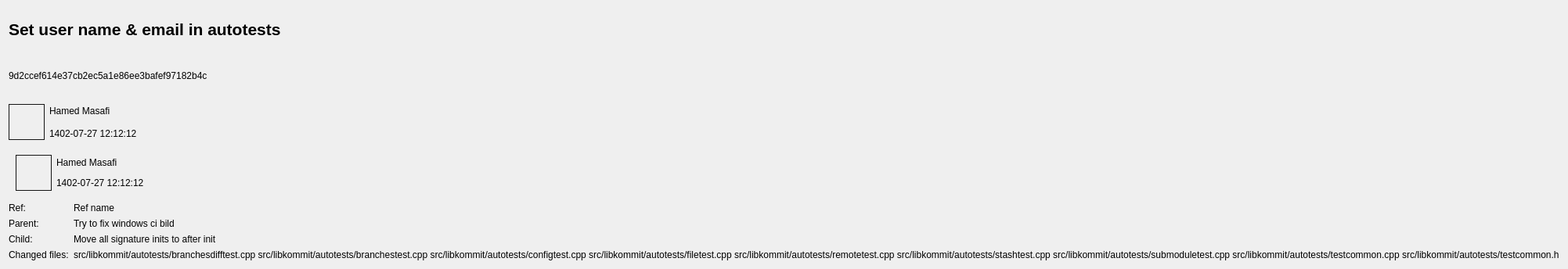
<?xml version="1.0" encoding="UTF-8"?>
<ui version="4.0">
 <class>CommitDetails</class>
 <widget class="QWidget" name="CommitDetails">
  <property name="geometry">
   <rect>
    <x>0</x>
    <y>0</y>
    <width>675</width>
    <height>344</height>
   </rect>
  </property>
  <property name="windowTitle">
   <string>Form</string>
  </property>
  <layout class="QVBoxLayout" name="verticalLayout_2">
   <item>
    <widget class="QLabel" name="labelCommitSubject">
     <property name="font">
      <font>
       <pointsize>16</pointsize>
       <bold>true</bold>
      </font>
     </property>
     <property name="text">
      <string>Set user name &amp; email in autotests</string>
     </property>
     <property name="textInteractionFlags">
      <set>Qt::LinksAccessibleByMouse|Qt::TextSelectableByMouse</set>
     </property>
    </widget>
   </item>
   <item>
    <widget class="QLabel" name="labelCommitHash">
     <property name="text">
      <string>9d2ccef614e37cb2ec5a1e86ee3bafef97182b4c</string>
     </property>
     <property name="textInteractionFlags">
      <set>Qt::LinksAccessibleByMouse|Qt::TextSelectableByMouse</set>
     </property>
    </widget>
   </item>
   <item>
    <widget class="QWidget" name="widgetAuthorInfo" native="true">
     <layout class="QHBoxLayout" name="horizontalLayout_2">
      <property name="leftMargin">
       <number>0</number>
      </property>
      <property name="topMargin">
       <number>0</number>
      </property>
      <property name="rightMargin">
       <number>0</number>
      </property>
      <property name="bottomMargin">
       <number>0</number>
      </property>
      <item>
       <widget class="QLabel" name="label_4">
        <property name="minimumSize">
         <size>
          <width>46</width>
          <height>46</height>
         </size>
        </property>
        <property name="maximumSize">
         <size>
          <width>46</width>
          <height>46</height>
         </size>
        </property>
        <property name="styleSheet">
         <string notr="true">border: 1px solid rgb(20, 20, 20);</string>
        </property>
        <property name="text">
         <string/>
        </property>
       </widget>
      </item>
      <item>
       <layout class="QVBoxLayout" name="verticalLayout_3">
        <item>
         <widget class="QLabel" name="labelAuthor">
          <property name="text">
           <string>Hamed Masafi &lt;hamed.masafi@gmail.com&gt;</string>
          </property>
          <property name="textInteractionFlags">
           <set>Qt::LinksAccessibleByMouse|Qt::TextSelectableByMouse</set>
          </property>
         </widget>
        </item>
        <item>
         <widget class="QLabel" name="labelAuthTime">
          <property name="text">
           <string>1402-07-27 12:12:12</string>
          </property>
          <property name="textInteractionFlags">
           <set>Qt::LinksAccessibleByMouse|Qt::TextSelectableByMouse</set>
          </property>
         </widget>
        </item>
       </layout>
      </item>
     </layout>
    </widget>
   </item>
   <item>
    <widget class="QWidget" name="widgetCommitterInfo" native="true">
     <layout class="QHBoxLayout" name="horizontalLayout">
      <item>
       <widget class="QLabel" name="label_3">
        <property name="minimumSize">
         <size>
          <width>46</width>
          <height>46</height>
         </size>
        </property>
        <property name="maximumSize">
         <size>
          <width>46</width>
          <height>46</height>
         </size>
        </property>
        <property name="styleSheet">
         <string notr="true">border: 1px solid rgb(20, 20, 20);</string>
        </property>
        <property name="text">
         <string/>
        </property>
       </widget>
      </item>
      <item>
       <layout class="QVBoxLayout" name="verticalLayout">
        <item>
         <widget class="QLabel" name="labelCommitter">
          <property name="text">
           <string>Hamed Masafi &lt;hamed.masafi@gmail.com&gt;</string>
          </property>
          <property name="textInteractionFlags">
           <set>Qt::LinksAccessibleByMouse|Qt::TextSelectableByMouse</set>
          </property>
         </widget>
        </item>
        <item>
         <widget class="QLabel" name="labelCommitTime">
          <property name="text">
           <string>1402-07-27 12:12:12</string>
          </property>
          <property name="textInteractionFlags">
           <set>Qt::LinksAccessibleByMouse|Qt::TextSelectableByMouse</set>
          </property>
         </widget>
        </item>
       </layout>
      </item>
     </layout>
    </widget>
   </item>
   <item>
    <layout class="QFormLayout" name="formLayout">
     <item row="0" column="0">
      <widget class="QLabel" name="labelRefType">
       <property name="text">
        <string>Ref:</string>
       </property>
      </widget>
     </item>
     <item row="0" column="1">
      <widget class="QLabel" name="labelRefName">
       <property name="text">
        <string>Ref name</string>
       </property>
      </widget>
     </item>
     <item row="1" column="0">
      <widget class="QLabel" name="label_6">
       <property name="text">
        <string>Parent:</string>
       </property>
      </widget>
     </item>
     <item row="1" column="1">
      <widget class="QLabel" name="labelParent">
       <property name="text">
        <string>Try to fix windows ci bild </string>
       </property>
       <property name="textInteractionFlags">
        <set>Qt::LinksAccessibleByMouse|Qt::TextSelectableByMouse</set>
       </property>
      </widget>
     </item>
     <item row="2" column="0">
      <widget class="QLabel" name="label_9">
       <property name="text">
        <string>Child:</string>
       </property>
      </widget>
     </item>
     <item row="2" column="1">
      <widget class="QLabel" name="labelChildren">
       <property name="text">
        <string>Move all signature inits to after init </string>
       </property>
       <property name="textInteractionFlags">
        <set>Qt::LinksAccessibleByMouse|Qt::TextSelectableByMouse</set>
       </property>
      </widget>
     </item>
     <item row="3" column="0">
      <widget class="QLabel" name="label_10">
       <property name="text">
        <string>Changed files:</string>
       </property>
      </widget>
     </item>
     <item row="3" column="1">
      <widget class="QLabel" name="label_11">
       <property name="text">
        <string>&lt;html&gt;&lt;head/&gt;&lt;body&gt;&lt;ul style=&quot;margin-top: 0px; margin-bottom: 0px; margin-left: 0px; margin-right: 0px; -qt-list-indent: 1;&quot;&gt;&lt;li style=&quot; margin-top:12px; margin-bottom:0px; margin-left:0px; margin-right:0px; -qt-block-indent:0; text-indent:0px;&quot;&gt;&lt;a href=&quot;file:src/libkommit/autotests/branchesdifftest.cpp&quot;&gt;&lt;span style=&quot; text-decoration: underline; color:#2980b9;&quot;&gt;src/libkommit/autotests/branchesdifftest.cpp&lt;/span&gt;&lt;/a&gt;&lt;span style=&quot; color:#9eb0ff;&quot;/&gt;&lt;/li&gt;&lt;li style=&quot; margin-top:0px; margin-bottom:0px; margin-left:0px; margin-right:0px; -qt-block-indent:0; text-indent:0px;&quot;&gt;&lt;a href=&quot;file:src/libkommit/autotests/branchestest.cpp&quot;&gt;&lt;span style=&quot; text-decoration: underline; color:#2980b9;&quot;&gt;src/libkommit/autotests/branchestest.cpp&lt;/span&gt;&lt;/a&gt;&lt;span style=&quot; color:#9eb0ff;&quot;/&gt;&lt;/li&gt;&lt;li style=&quot; margin-top:0px; margin-bottom:0px; margin-left:0px; margin-right:0px; -qt-block-indent:0; text-indent:0px;&quot;&gt;&lt;a href=&quot;file:src/libkommit/autotests/configtest.cpp&quot;&gt;&lt;span style=&quot; text-decoration: underline; color:#2980b9;&quot;&gt;src/libkommit/autotests/configtest.cpp&lt;/span&gt;&lt;/a&gt;&lt;span style=&quot; color:#9eb0ff;&quot;/&gt;&lt;/li&gt;&lt;li style=&quot; margin-top:0px; margin-bottom:0px; margin-left:0px; margin-right:0px; -qt-block-indent:0; text-indent:0px;&quot;&gt;&lt;a href=&quot;file:src/libkommit/autotests/filetest.cpp&quot;&gt;&lt;span style=&quot; text-decoration: underline; color:#2980b9;&quot;&gt;src/libkommit/autotests/filetest.cpp&lt;/span&gt;&lt;/a&gt;&lt;span style=&quot; color:#9eb0ff;&quot;/&gt;&lt;/li&gt;&lt;li style=&quot; margin-top:0px; margin-bottom:0px; margin-left:0px; margin-right:0px; -qt-block-indent:0; text-indent:0px;&quot;&gt;&lt;a href=&quot;file:src/libkommit/autotests/remotetest.cpp&quot;&gt;&lt;span style=&quot; text-decoration: underline; color:#2980b9;&quot;&gt;src/libkommit/autotests/remotetest.cpp&lt;/span&gt;&lt;/a&gt;&lt;span style=&quot; color:#9eb0ff;&quot;/&gt;&lt;/li&gt;&lt;li style=&quot; margin-top:0px; margin-bottom:0px; margin-left:0px; margin-right:0px; -qt-block-indent:0; text-indent:0px;&quot;&gt;&lt;a href=&quot;file:src/libkommit/autotests/stashtest.cpp&quot;&gt;&lt;span style=&quot; text-decoration: underline; color:#2980b9;&quot;&gt;src/libkommit/autotests/stashtest.cpp&lt;/span&gt;&lt;/a&gt;&lt;span style=&quot; color:#9eb0ff;&quot;/&gt;&lt;/li&gt;&lt;li style=&quot; margin-top:0px; margin-bottom:0px; margin-left:0px; margin-right:0px; -qt-block-indent:0; text-indent:0px;&quot;&gt;&lt;a href=&quot;file:src/libkommit/autotests/submoduletest.cpp&quot;&gt;&lt;span style=&quot; text-decoration: underline; color:#2980b9;&quot;&gt;src/libkommit/autotests/submoduletest.cpp&lt;/span&gt;&lt;/a&gt;&lt;span style=&quot; color:#9eb0ff;&quot;/&gt;&lt;/li&gt;&lt;li style=&quot; margin-top:0px; margin-bottom:0px; margin-left:0px; margin-right:0px; -qt-block-indent:0; text-indent:0px;&quot;&gt;&lt;a href=&quot;file:src/libkommit/autotests/testcommon.cpp&quot;&gt;&lt;span style=&quot; text-decoration: underline; color:#2980b9;&quot;&gt;src/libkommit/autotests/testcommon.cpp&lt;/span&gt;&lt;/a&gt;&lt;span style=&quot; color:#9eb0ff;&quot;/&gt;&lt;/li&gt;&lt;li style=&quot; margin-top:0px; margin-bottom:12px; margin-left:0px; margin-right:0px; -qt-block-indent:0; text-indent:0px;&quot;&gt;&lt;a href=&quot;file:src/libkommit/autotests/testcommon.h&quot;&gt;&lt;span style=&quot; text-decoration: underline; color:#2980b9;&quot;&gt;src/libkommit/autotests/testcommon.h&lt;/span&gt;&lt;/a&gt;&lt;span style=&quot; color:#9eb0ff;&quot;/&gt;&lt;/li&gt;&lt;/ul&gt;&lt;/body&gt;&lt;/html&gt;</string>
       </property>
       <property name="textInteractionFlags">
        <set>Qt::LinksAccessibleByMouse|Qt::TextSelectableByMouse</set>
       </property>
      </widget>
     </item>
    </layout>
   </item>
  </layout>
 </widget>
 <resources/>
 <connections/>
</ui>
